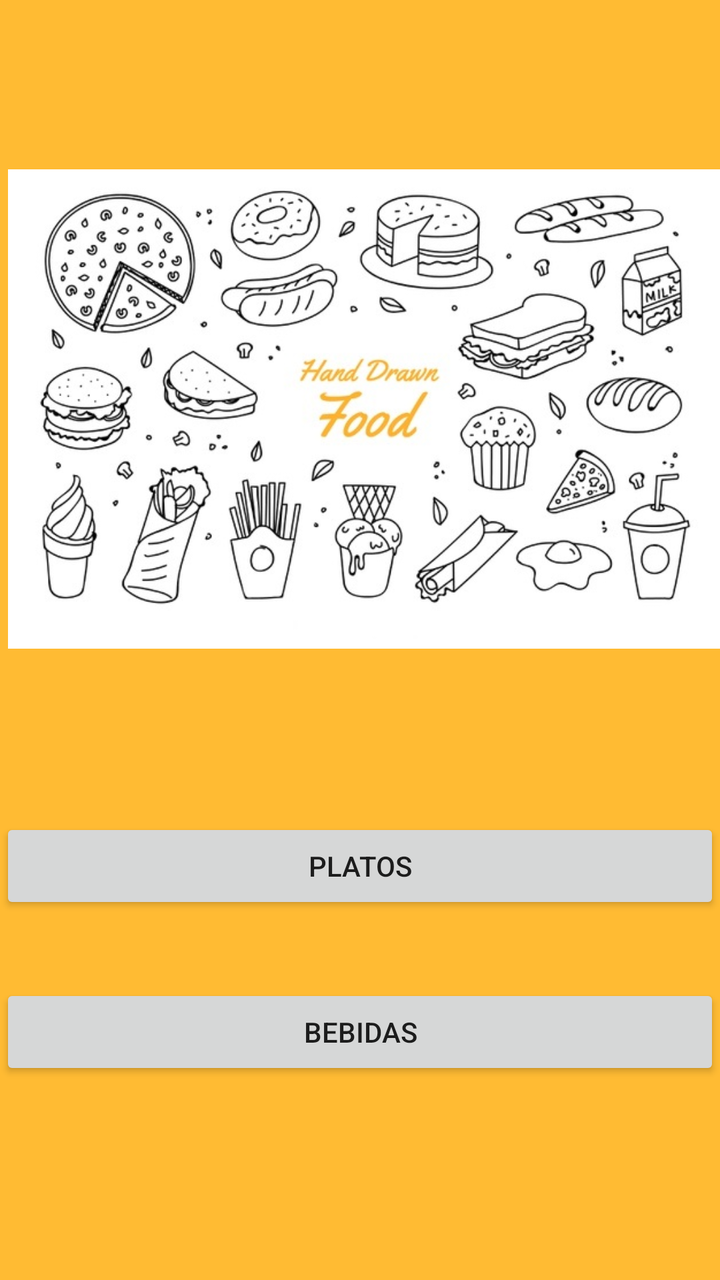
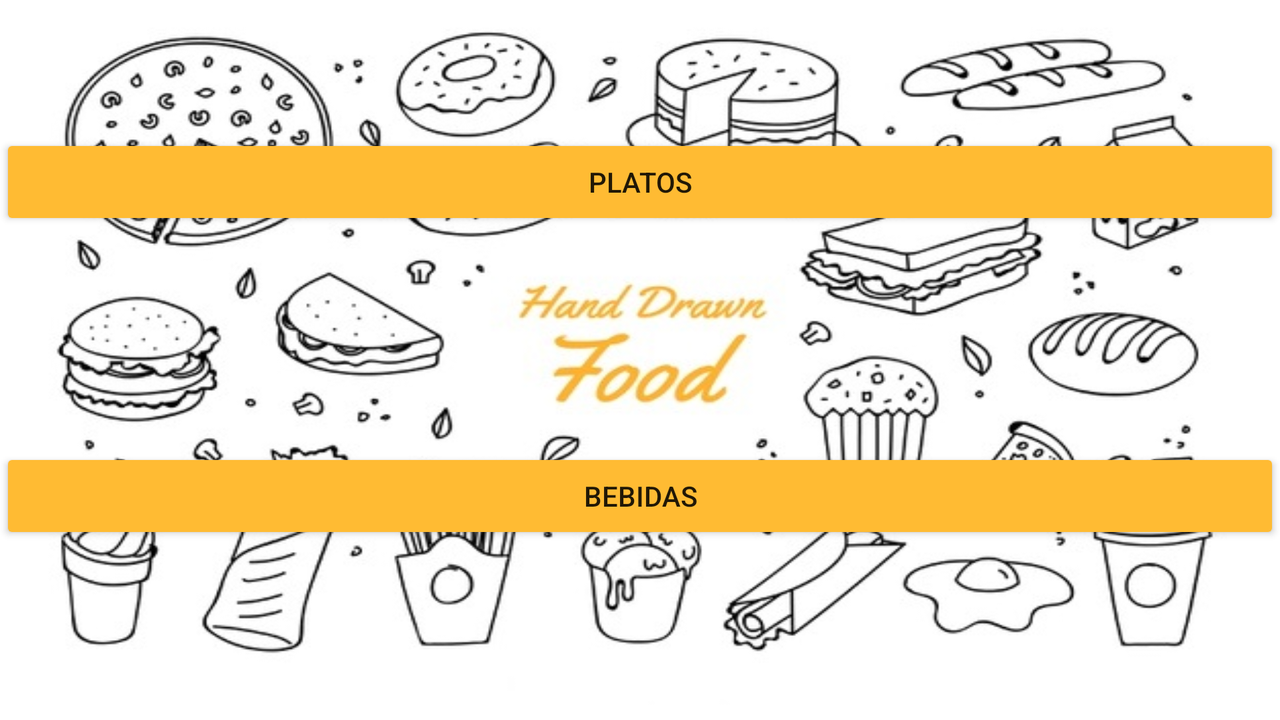

Two renders of one Android screen. The first uses the default layout on a phone; the second uses the alternative layout the repository ships for a different screen configuration, on a matching device. The two XML files are below.
<!-- AndroidManifest.xml: application theme AppTheme -->
<!-- res/layout/activity_main.xml -->
<?xml version="1.0" encoding="utf-8"?>
<androidx.constraintlayout.widget.ConstraintLayout xmlns:android="http://schemas.android.com/apk/res/android"
    xmlns:app="http://schemas.android.com/apk/res-auto"
    xmlns:tools="http://schemas.android.com/tools"
    android:layout_width="match_parent"
    android:layout_height="match_parent"
    android:background="@android:color/holo_orange_light"
    tools:context=".MainActivity">

    <ImageView
        android:id="@+id/imageView3"
        android:layout_width="wrap_content"
        android:layout_height="0dp"
        android:layout_marginStart="8dp"
        android:layout_marginTop="37dp"
        android:layout_marginBottom="37dp"
        app:layout_constraintBottom_toTopOf="@+id/button"
        app:layout_constraintEnd_toEndOf="parent"
        app:layout_constraintStart_toStartOf="parent"
        app:layout_constraintTop_toTopOf="parent"
        app:srcCompat="@drawable/imagencomidarapida" />

    <Button
        android:id="@+id/button"
        android:layout_width="0dp"
        android:layout_height="wrap_content"
        android:layout_marginBottom="35dp"
        android:onClick="toPlatos"
        android:text="@string/platos"
        app:layout_constraintBottom_toTopOf="@+id/button2"
        app:layout_constraintEnd_toEndOf="parent"
        app:layout_constraintHorizontal_bias="0.498"
        app:layout_constraintStart_toStartOf="parent"
        app:layout_constraintTop_toBottomOf="@+id/imageView3" />

    <Button
        android:id="@+id/button2"
        android:layout_width="0dp"
        android:layout_height="wrap_content"
        android:layout_marginBottom="100dp"
        android:onClick="toBebidas"
        android:text="@string/bebidas"
        app:layout_constraintBottom_toBottomOf="parent"
        app:layout_constraintEnd_toEndOf="parent"
        app:layout_constraintHorizontal_bias="0.0"
        app:layout_constraintStart_toStartOf="parent"
        app:layout_constraintTop_toBottomOf="@+id/button" />
</androidx.constraintlayout.widget.ConstraintLayout>
<!-- resources referenced by this layout -->
<resources>
  <!-- drawable imagencomidarapida: jpg bitmap (drawable, 93715 bytes) -->
  <string name="bebidas">Bebidas</string>
  <string name="platos">Platos</string>
  <style name="AppTheme" parent="Theme.AppCompat.Light.DarkActionBar">
          
          <item name="colorPrimary">@color/colorPrimary</item>
          <item name="colorPrimaryDark">@color/colorPrimaryDark</item>
          <item name="colorAccent">@color/colorAccent</item>
      </style>
</resources>
<!-- res/layout-land/activity_main.xml (the author's variant of the layout above) -->
<!-- drawn on the phone turned sideways -->
<?xml version="1.0" encoding="utf-8"?>
<androidx.constraintlayout.widget.ConstraintLayout xmlns:android="http://schemas.android.com/apk/res/android"
    xmlns:app="http://schemas.android.com/apk/res-auto"
    xmlns:tools="http://schemas.android.com/tools"
    android:layout_width="match_parent"
    android:layout_height="match_parent"
    android:background="@drawable/imagencomidarapida"
    tools:context=".MainActivity">

    <Button
        android:id="@+id/button"
        android:layout_width="0dp"
        android:layout_height="wrap_content"
        android:layout_marginTop="67dp"
        android:backgroundTint="@android:color/holo_orange_light"
        android:text="Platos"
        app:layout_constraintEnd_toEndOf="parent"
        app:layout_constraintHorizontal_bias="0.0"
        app:layout_constraintStart_toStartOf="parent"
        app:layout_constraintTop_toTopOf="parent" />

    <Button
        android:id="@+id/button2"
        android:layout_width="0dp"
        android:layout_height="wrap_content"
        android:layout_marginBottom="88dp"
        android:backgroundTint="@android:color/holo_orange_light"
        android:text="Bebidas"
        app:layout_constraintBottom_toBottomOf="parent"
        app:layout_constraintEnd_toEndOf="parent"
        app:layout_constraintHorizontal_bias="0.0"
        app:layout_constraintStart_toStartOf="parent" />
</androidx.constraintlayout.widget.ConstraintLayout>
<!-- resources referenced by the variant -->
<!-- as the phone turned sideways resolves them -->
<resources>
  <!-- drawable imagencomidarapida: jpg bitmap (drawable, 93715 bytes) -->
  <style name="AppTheme" parent="Theme.AppCompat.Light.DarkActionBar">
          
          <item name="colorPrimary">@color/colorPrimary</item>
          <item name="colorPrimaryDark">@color/colorPrimaryDark</item>
          <item name="colorAccent">@color/colorAccent</item>
      </style>
</resources>
